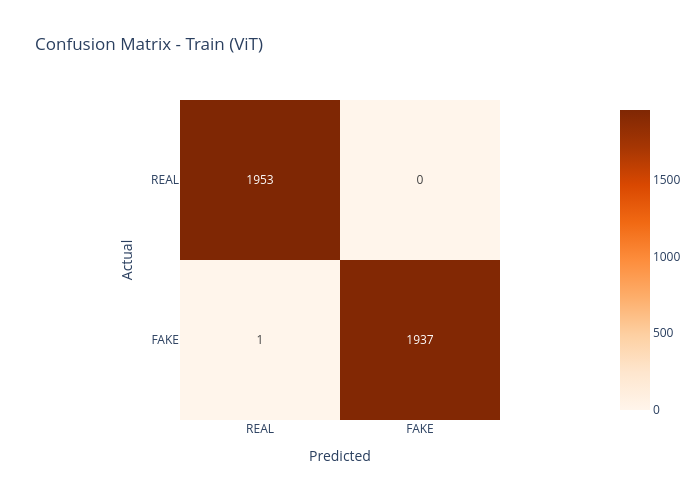
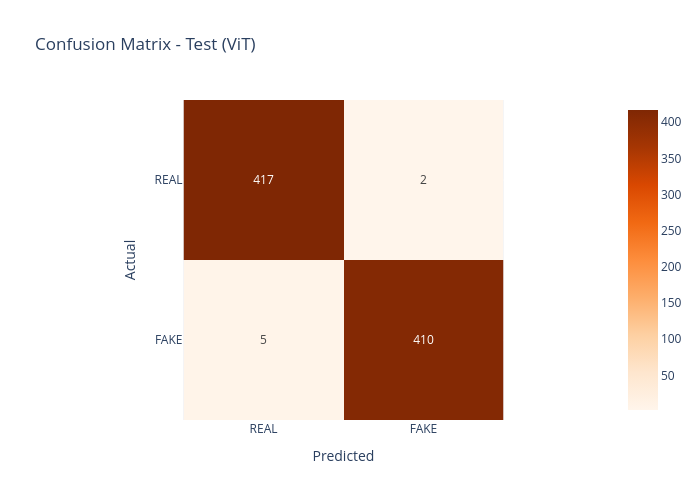

The cell these charts' notebook holds for them, in order:
### Markdown cell above
### ViT Model:

### Code cell
# Train Confusion Matrix
cm_vit_train = confusion_matrix(
                        vit_train_results["labels"],
                        vit_train_results["preds"]
)

vit_train_fig = px.imshow(
                cm_vit_train,
                text_auto=True,
                x=['REAL', 'FAKE'],
                y=['REAL', 'FAKE'],
                color_continuous_scale='Oranges',
                title='Confusion Matrix - Train (ViT)'
)

vit_train_fig.update_layout( height = 500, width = 700,
                  xaxis_title='Predicted',
                  yaxis_title='Actual'
)

vit_train_fig.show()


# Test Confusion Matrix
cm_vit_test = confusion_matrix(
                          vit_test_results["labels"],
                          vit_test_results["preds"]
)

vit_test_fig = px.imshow(
                        cm_vit_test,
                        text_auto=True,
                        x=['REAL', 'FAKE'],
                        y=['REAL', 'FAKE'],
                        color_continuous_scale='Oranges',
                        title='Confusion Matrix - Test (ViT)'
)

vit_test_fig.update_layout( height = 500, width = 700,
                            xaxis_title='Predicted',
                            yaxis_title='Actual'
)

vit_test_fig.show()

### Figure 1 — Plotly figure (JSON) as saved in the notebook; plotly's stock layout.template omitted (floating-point values rounded to 4 significant figures)
{"data": [{"coloraxis": "coloraxis", "hovertemplate": "x: %{x}<br>y: %{y}<br>color: %{z}<extra></extra>", "name": "0", "texttemplate": "%{z}", "type": "heatmap", "x": ["REAL", "FAKE"], "xaxis": "x", "y": ["REAL", "FAKE"], "yaxis": "y", "z": [[1953, 0], [1, 1937]]}], "layout": {"coloraxis": {"autocolorscale": false, "colorscale": [[0, "rgb(255,245,235)"], [0.125, "rgb(254,230,206)"], [0.25, "rgb(253,208,162)"], [0.375, "rgb(253,174,107)"], [0.5, "rgb(253,141,60)"], [0.625, "rgb(241,105,19)"], [0.75, "rgb(217,72,1)"], [0.875, "rgb(166,54,3)"], [1, "rgb(127,39,4)"]]}, "height": 500, "title": {"text": "Confusion Matrix - Train (ViT)"}, "width": 700, "xaxis": {"anchor": "y", "constrain": "domain", "domain": [0, 1], "scaleanchor": "y", "title": {"text": "Predicted"}}, "yaxis": {"anchor": "x", "autorange": "reversed", "constrain": "domain", "domain": [0, 1], "title": {"text": "Actual"}}}}

### Figure 2 — Plotly figure (JSON) as saved in the notebook; plotly's stock layout.template omitted (floating-point values rounded to 4 significant figures)
{"data": [{"coloraxis": "coloraxis", "hovertemplate": "x: %{x}<br>y: %{y}<br>color: %{z}<extra></extra>", "name": "0", "texttemplate": "%{z}", "type": "heatmap", "x": ["REAL", "FAKE"], "xaxis": "x", "y": ["REAL", "FAKE"], "yaxis": "y", "z": [[417, 2], [5, 410]]}], "layout": {"coloraxis": {"autocolorscale": false, "colorscale": [[0, "rgb(255,245,235)"], [0.125, "rgb(254,230,206)"], [0.25, "rgb(253,208,162)"], [0.375, "rgb(253,174,107)"], [0.5, "rgb(253,141,60)"], [0.625, "rgb(241,105,19)"], [0.75, "rgb(217,72,1)"], [0.875, "rgb(166,54,3)"], [1, "rgb(127,39,4)"]]}, "height": 500, "title": {"text": "Confusion Matrix - Test (ViT)"}, "width": 700, "xaxis": {"anchor": "y", "constrain": "domain", "domain": [0, 1], "scaleanchor": "y", "title": {"text": "Predicted"}}, "yaxis": {"anchor": "x", "autorange": "reversed", "constrain": "domain", "domain": [0, 1], "title": {"text": "Actual"}}}}
